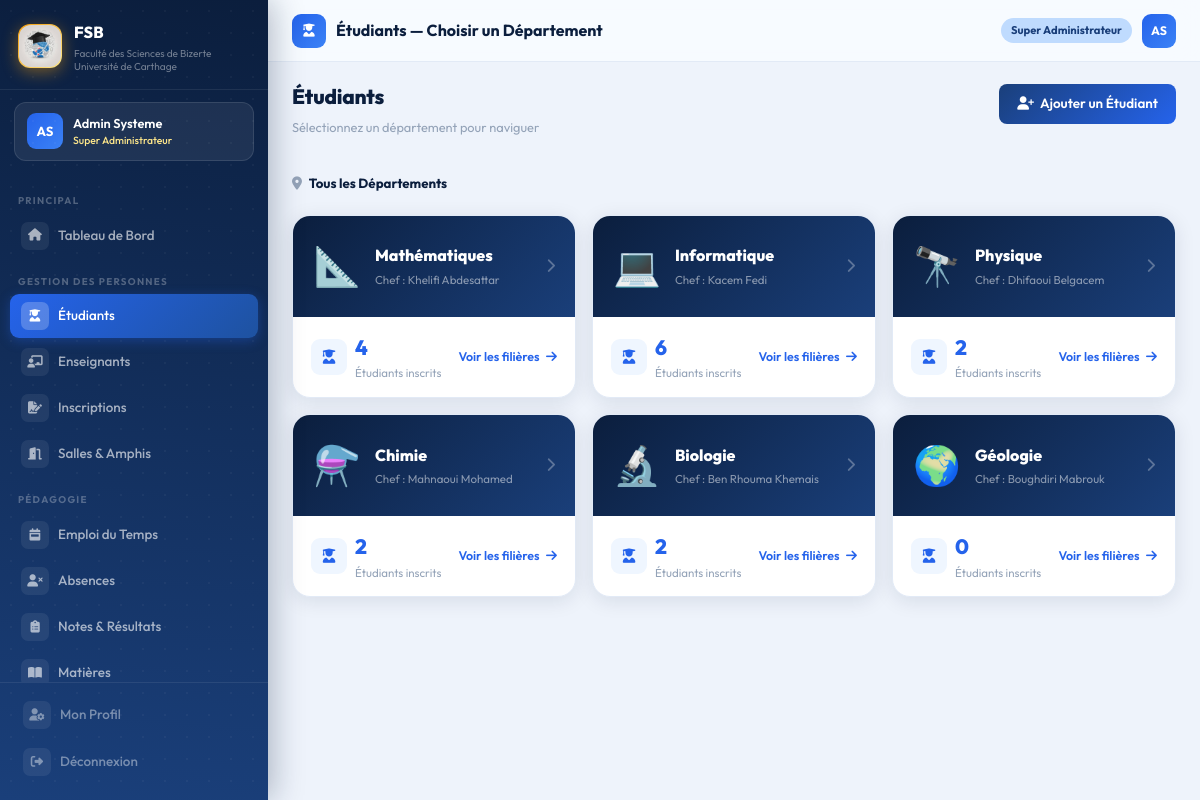
Before: /dashboard/etudiants/ (signed in) with the older database file.
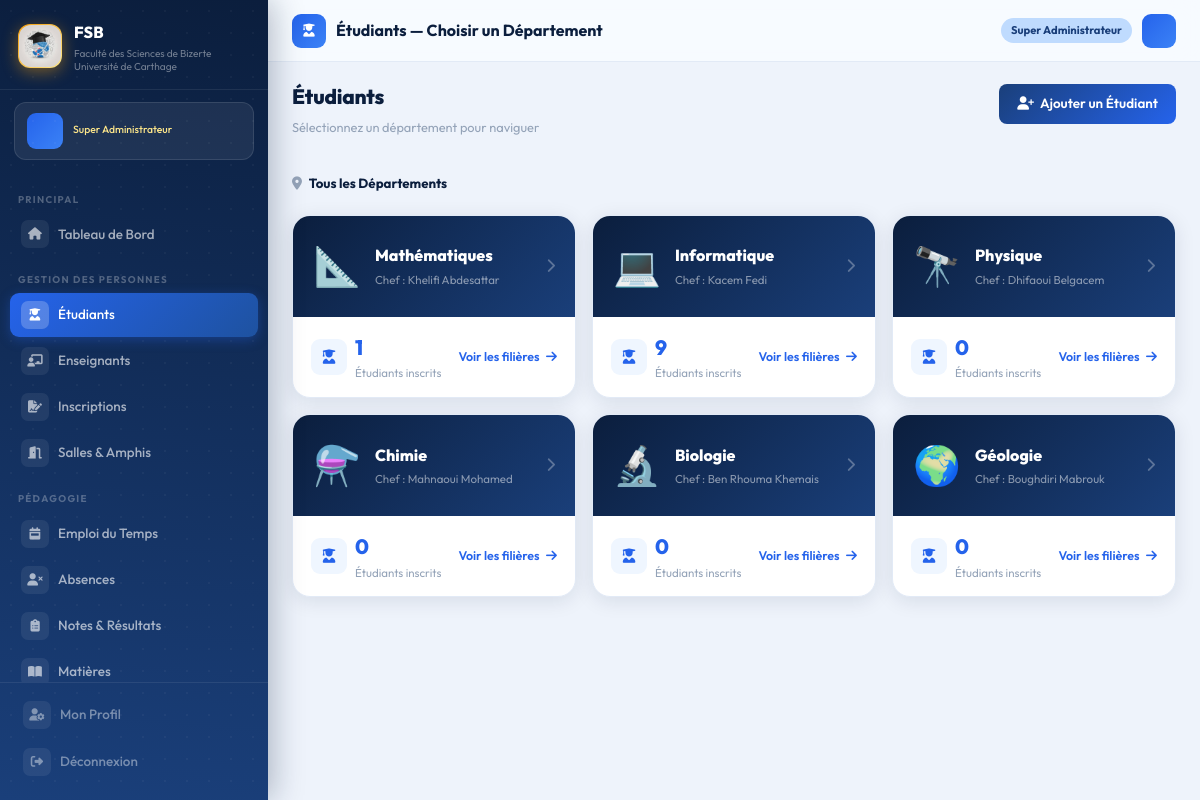
After: the same page with the newer database file.
### accounts/models.py (models this page shows, shortened)
class CustomUser(AbstractUser):
    ROLE_CHOICES = [
        ('super_admin',  'Super Administrateur'),
        ('admin',        'Administrateur'),
        ('scolarite',    'Agent Scolarité'),
        ('chef_dept',    'Chef de Département'),
        ('doyen',        'Doyen / Vice-Doyen'),
    ]
    role = models.CharField(
        max_length=20,
        choices=ROLE_CHOICES,
        default='scolarite'
    )
    telephone = models.CharField(max_length=20, blank=True)
    departement = models.CharField(max_length=50, blank=True)

### administration/models.py (models this page shows, shortened)
class Departement(models.Model):
    NOM_CHOICES = [
        ('mathematiques',  'Mathématiques'),
        ('informatique',   'Informatique'),
        ('physique',       'Physique'),
        ('chimie',         'Chimie'),
        ('biologie',   'Biologie'),
        ('geologie', 'Géologie'),
    ]
    nom         = models.CharField(max_length=50, choices=NOM_CHOICES, unique=True)
    chef        = models.CharField(max_length=100, blank=True, null=True, help_text="Nom du chef de département")
    email       = models.EmailField(blank=True)
    telephone   = models.CharField(max_length=20, blank=True)
    description = models.TextField(blank=True)

### administration/views.py (the view)
@login_required
def etudiants_departements(request):
    departements = Departement.objects.all()
    dept_data = []
    for dept in departements:
        nb = Etudiant.objects.filter(
            filiere__departement=dept, statut='inscrit'
        ).count()
        dept_data.append({'dept': dept, 'nb_etudiants': nb})
    return render(request, 'administration/etudiants/nav_departements.html', {
        'dept_data': dept_data,
    })

### templates/administration/etudiants/nav_departements.html (shortened to what this page needs)
{% extends 'base.html' %}
{% block page_icon %}<i class="fas fa-user-graduate"></i>{% endblock %}
{% block page_title %}Étudiants — Choisir un Département{% endblock %}
{% block content %}
<div class="page-header">
  <div>
    <h1>Étudiants</h1>
    <p class="sub">Sélectionnez un département pour naviguer</p>
  </div>
  <a href="{% url 'administration:ajouter_etudiant' %}" class="btn-primary-fsb">
    <i class="fas fa-user-plus"></i> Ajouter un Étudiant
  </a>
</div>
<nav style="margin-bottom:20px;font-size:0.83rem;color:#94a3b8">
  <i class="fas fa-map-marker-alt me-1"></i>
  <span style="color:#0b1e3d;font-weight:700">Tous les Départements</span>
</nav>
<div class="row g-3">
  {% for item in dept_data %}
  <div class="col-lg-4 col-md-6 fu fu{{ forloop.counter }}">
    <a href="{% url 'administration:etudiants_filieres' item.dept.pk %}"
       style="text-decoration:none;display:block">
      <div class="card-fsb" style="transition:all 0.25s;cursor:pointer"
           onmouseover="this.style.transform='translateY(-4px)';this.style.boxShadow='0 12px 32px rgba(37,99,235,0.15)'"
           onmouseout="this.style.transform='translateY(0)';this.style.boxShadow=''">
        <div style="background:linear-gradient(135deg,#0b1e3d,#1a3f7a);
                    padding:20px;display:flex;align-items:center;gap:14px">
          <div style="font-size:2.4rem;flex-shrink:0">
            {% if item.dept.nom == 'informatique' %}💻
            {% elif item.dept.nom == 'mathematiques' %}📐
            {% elif item.dept.nom == 'physique' %}🔭
            {% elif item.dept.nom == 'chimie' %}⚗️
            {% elif item.dept.nom == 'biologie' %}🔬
            {% else %}🌍{% endif %}
          </div>
          <div>
            <div style="font-size:1rem;font-weight:800;color:white">
              {{ item.dept.get_nom_display }}
            </div>
            {% if item.dept.chef %}
            <div style="font-size:0.72rem;color:rgba(255,255,255,0.5);margin-top:2px">
              Chef : {{ item.dept.chef }}
            </div>
            {% endif %}
          </div>
          <i class="fas fa-chevron-right ms-auto"
             style="color:rgba(255,255,255,0.3);font-size:0.9rem"></i>
        </div>
        <div style="padding:14px 18px;display:flex;align-items:center;
                    justify-content:space-between">
          <div style="display:flex;align-items:center;gap:8px">
            <div style="width:36px;height:36px;border-radius:9px;
                        background:#eff6ff;display:flex;align-items:center;
                        justify-content:center">
              <i class="fas fa-user-graduate" style="color:#2563eb;font-size:0.9rem"></i>
            </div>
            <div>
              <div style="font-size:1.3rem;font-weight:800;color:#2563eb">
                {{ item.nb_etudiants }}
              </div>
              <div style="font-size:0.72rem;color:#94a3b8">Étudiants inscrits</div>
            </div>
          </div>
          <div style="font-size:0.78rem;color:#2563eb;font-weight:600">
            Voir les filières <i class="fas fa-arrow-right ms-1"></i>
          </div>
        </div>
      </div>
    </a>
  </div>
  {% endfor %}
</div>
{% endblock %}

### templates/base.html (shortened to what the changed rows need)
<!DOCTYPE html>
<html lang="fr">
<head>
    <link href="https://cdn.jsdelivr.net/npm/bootstrap@5.3.2/dist/css/bootstrap.min.css" rel="stylesheet">
    <link href="https://cdnjs.cloudflare.com/ajax/libs/font-awesome/6.5.0/css/all.min.css" rel="stylesheet">
    {% load static %}
    <link rel="stylesheet" href="{% static 'css/fsb.css' %}">
</head>
<body>
    {% if user.is_authenticated %}
    <aside class="sidebar" id="sidebar">
        <div class="sidebar-brand">
            <div class="brand-logo">
                <img src="{% static 'images/logo-fsb.jpg' %}" alt="Logo FSB" width="42" height="42"
                    style="border-radius: 12px; object-fit: cover;">
            </div>
            <div>
                <div class="brand-name">FSB</div>
                <div class="brand-desc">Faculté des Sciences de Bizerte<br>Université de Carthage</div>
            </div>
        </div>
        <div class="sidebar-user">
            <div class="user-avatar">{{ user.first_name|first|upper }}{{ user.last_name|first|upper }}</div>
            <div>
                <div class="user-fullname">{{ user.get_full_name|truncatechars:22 }}</div>
                <div class="user-role-badge">{{ user.get_role_display }}</div>
            </div>
        </div>
        <nav class="sidebar-nav">
            <span class="nav-section">Principal</span>
            <a href="{% url 'administration:dashboard' %}"
                class="sidebar-link {% if request.resolver_match.url_name == 'dashboard' %}active{% endif %}">
                <span class="s-icon"><i class="fas fa-home"></i></span>Tableau de Bord
            </a>
            <span class="nav-section">Gestion des Personnes</span>
            <a href="{% url 'administration:liste_etudiants' %}"
                class="sidebar-link {% if 'etudiants' in request.path %}active{% endif %}">
                <span class="s-icon"><i class="fas fa-user-graduate"></i></span>Étudiants
            </a>
            <a href="{% url 'administration:liste_enseignants' %}"
                class="sidebar-link {% if 'enseignants' in request.path %}active{% endif %}">
                <span class="s-icon"><i class="fas fa-chalkboard-teacher"></i></span>Enseignants
            </a>
            <a href="{% url 'administration:inscriptions' %}"
                class="sidebar-link {% if 'inscriptions' in request.path %}active{% endif %}">
                <span class="s-icon"><i class="fas fa-file-signature"></i></span>Inscriptions
            </a>
            <a href="{% url 'administration:salles' %}"
                class="sidebar-link {% if 'salles' in request.path %}active{% endif %}">
                <span class="s-icon"><i class="fas fa-door-open"></i></span>Salles & Amphis
            </a>
            <span class="nav-section">Pédagogie</span>
            <a href="{% url 'pedagogie:emploi_du_temps' %}"
                class="sidebar-link {% if 'emploi' in request.path %}active{% endif %}">
                <span class="s-icon"><i class="fas fa-calendar-week"></i></span>Emploi du Temps
            </a>
            <a href="{% url 'pedagogie:absences' %}"
                class="sidebar-link {% if 'absences' in request.path %}active{% endif %}">
                <span class="s-icon"><i class="fas fa-user-times"></i></span>Absences
            </a>
            <a href="{% url 'pedagogie:notes' %}"
                class="sidebar-link {% if 'notes' in request.path %}active{% endif %}">
                <span class="s-icon"><i class="fas fa-clipboard-list"></i></span>Notes & Résultats
            </a>
            <a href="{% url 'pedagogie:matieres' %}"
                class="sidebar-link {% if 'matieres' in request.path %}active{% endif %}">
                <span class="s-icon"><i class="fas fa-book-open"></i></span>Matières
            </a>
        </nav>
        <div class="sidebar-footer">
            <a href="{% url 'accounts:profile' %}" class="sidebar-link" style="margin-bottom:3px">
                <span class="s-icon"><i class="fas fa-user-cog"></i></span>Mon Profil
            </a>
            <a href="{% url 'accounts:logout' %}" class="sidebar-link danger">
                <span class="s-icon"><i class="fas fa-sign-out-alt"></i></span>Déconnexion
            </a>
        </div>
    </aside>
    <div class="main-wrapper">
        <header class="topbar">
            <div class="topbar-left">
                <div class="topbar-icon">{% block page_icon %}<i class="fas fa-th"></i>{% endblock %}</div>
                <span class="topbar-title">{% block page_title %}Tableau de Bord{% endblock %}</span>
            </div>
            <div class="topbar-right">
                <span class="role-chip">{{ user.get_role_display }}</span>
                <a class="user-avatar"
                    style="width:34px;height:34px;font-size:0.77rem;border-radius:9px;cursor:pointer;display:inline-flex;align-items:center;justify-content:center;text-decoration:none"
                    href="{% url 'accounts:profile' %}">
                    {{ user.first_name|first|upper }}{{ user.last_name|first|upper }}
                </a>
            </div>
        </header>
        <div class="content-area">
            {% block content %}{% endblock %}
        </div>
    </div>
    {% else %}
    {% block full_content %}{% endblock %}
    {% endif %}
    {% load static %}
</body>
</html>

Changed rows visible on the page:
changed CustomUser "Super Administrateur": first_name|first "A" → (not shown); last_name|first "S" → (not shown); get_full_name "Admin Systeme" → (not shown)
changed Departement "Mathématiques": nb_etudiants "4" → "1"
changed Departement "Informatique": nb_etudiants "6" → "9"
changed Departement "Physique": nb_etudiants "2" → "0"
changed Departement "Chimie": nb_etudiants "2" → "0"
changed Departement "Biologie": nb_etudiants "2" → "0"
